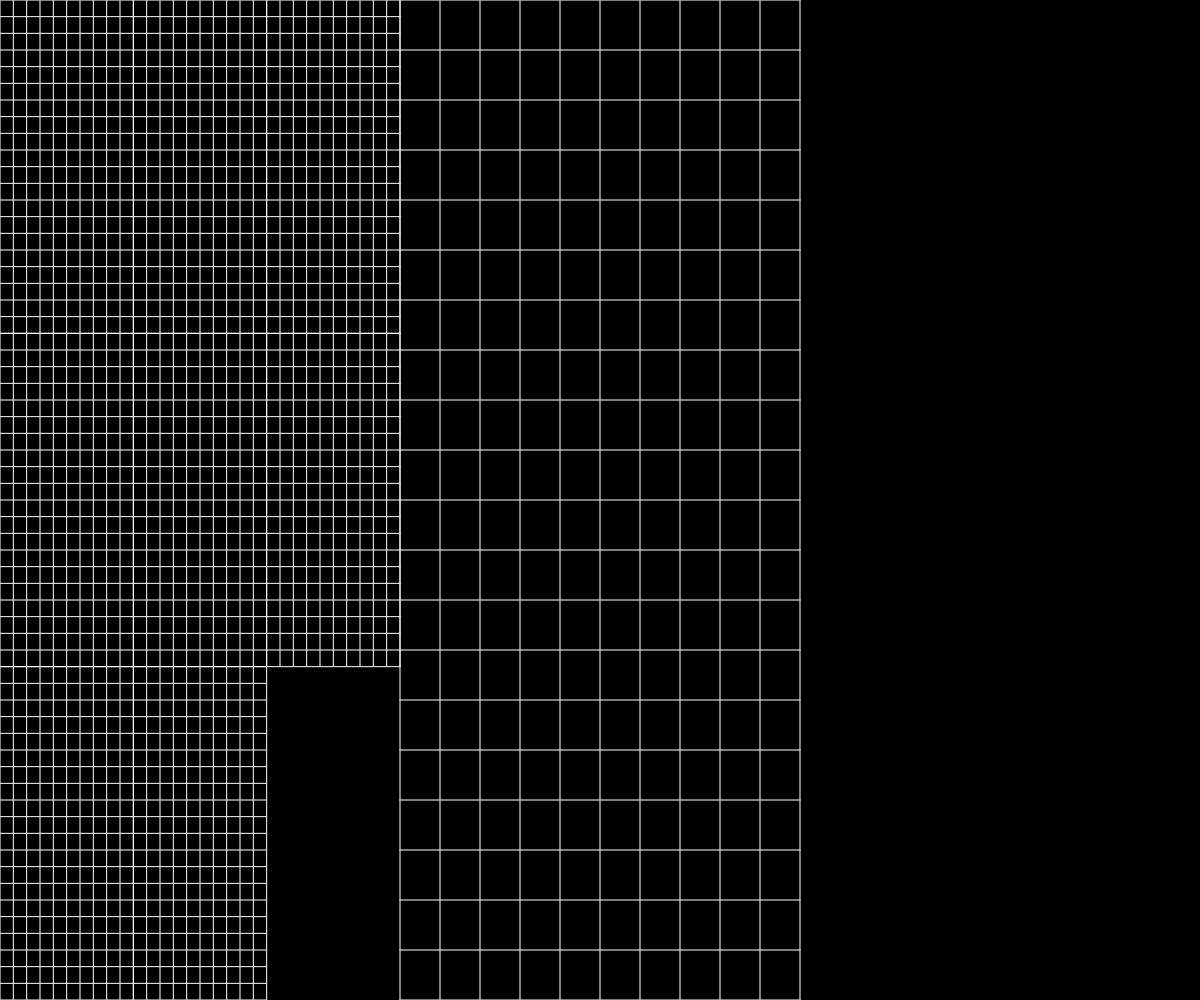
Frame 1 (no input)
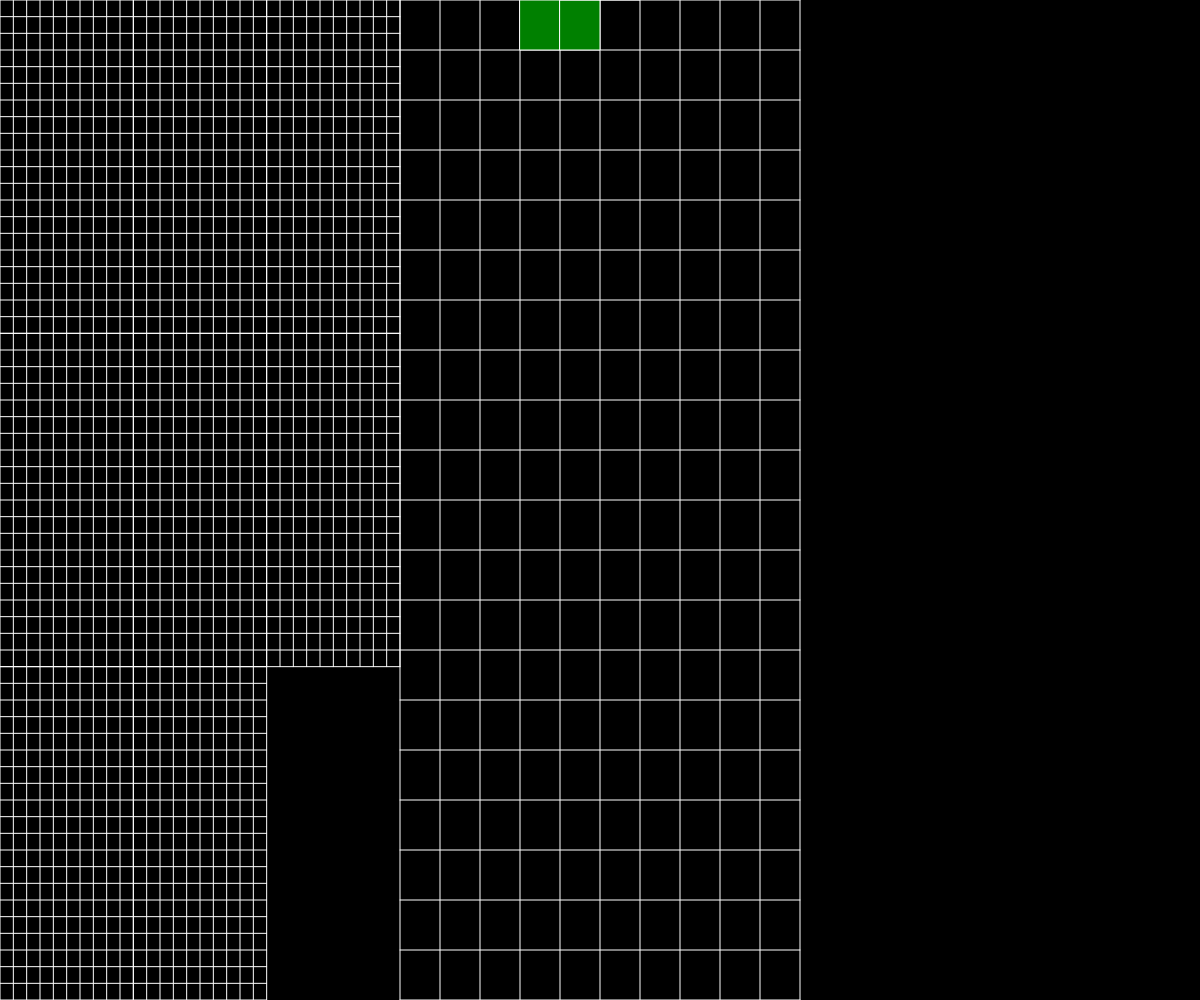
Frame 60 (no input)
Frame 120 (the mouse pressed at the canvas centre since frame 60): identical to frame 60, image omitted

The p5.js sketch that drew these frames (run headless with seeded random() and noise() and a simulated clock; from frame 60 on, the mouse is pressed at the canvas centre):

// p5.js sketch
// ── sketch.js
let columnLines = 10;
let rowLines = 20;
let tetrisBoards = new Map();
let games = 9; // Does NOT work with 2 or less.
let bag = [];
let activeTetromino = {color: NaN,
  isActive: false,
  column1: NaN,
  row1: NaN,
  column2: NaN,
  row2: NaN,
  column3: NaN,
  row3: NaN,
  column4: NaN,
  row4: NaN};
for (let board = 0; board < games; board++) {
  let boardMap = new Map();
  boardMap.set("minos", []);
  tetrisBoards.set(`tetrisGame${board}`, boardMap);
}


function setup() {
  createCanvas(windowWidth, windowHeight);
  for(let coordinatePair of [["x1", width/3], ["y1", 0], ["x2", width/3 * 2], ["y2", height]]) {
    tetrisBoards.get("tetrisGame0").set(coordinatePair[0], coordinatePair[1]);
  }
  let currentGame = 1;
  for(let currentGameRow = 0; currentGameRow < Math.ceil(Math.sqrt(games - 1)) && currentGame !== games; currentGameRow++) {
    for(let currentGameColumn = 0; currentGameColumn < Math.ceil(Math.sqrt(games - 1)) && currentGame !== games; currentGameColumn++) {
      for(let keyValuePair of [["x1", currentGameColumn * width/(3 * Math.ceil(Math.sqrt(games - 1)))],
        ["y1", currentGameRow * height/Math.ceil(Math.sqrt(games - 1))],
        ["x2", currentGameColumn * width/(3 * Math.ceil(Math.sqrt(games - 1))) + width/(3 * Math.ceil(Math.sqrt(games - 1)))],
        ["y2", currentGameRow * height/Math.ceil(Math.sqrt(games - 1)) + height/Math.ceil(Math.sqrt(games - 1))]]) {
        tetrisBoards.get(`tetrisGame${currentGame}`).set(keyValuePair[0], keyValuePair[1]);
      }
      currentGame++;
    }
  }
  fillBag();
}

function draw() {
  background("black");
  for(let gameNumber = 0; gameNumber < games; gameNumber++) {
    drawGrid(tetrisBoards.get(`tetrisGame${gameNumber}`));
  }
  
  drawMinos();
  moveActiveTetromino();
}

function windowResized() {
  resizeCanvas(windowWidth, windowHeight);
  for(let coordinatePair of [["x1", width/3], ["y1", 0], ["x2", width/3 * 2], ["y2", height]]) {
    tetrisBoards.get("tetrisGame0").set(coordinatePair[0], coordinatePair[1]);
  }
  let currentGame = 1;
  for(let currentGameRow = 0; currentGameRow < Math.ceil(Math.sqrt(games - 1)) && currentGame !== games; currentGameRow++) {
    for(let currentGameColumn = 0; currentGameColumn < Math.ceil(Math.sqrt(games - 1)) && currentGame !== games; currentGameColumn++) {
      for(let coordinatePair of [["x1", currentGameColumn * width/(3 * Math.ceil(Math.sqrt(games - 1)))], ["y1", currentGameRow * height/Math.ceil(Math.sqrt(games - 1))], ["x2", currentGameColumn * width/(3 * Math.ceil(Math.sqrt(games - 1))) + width/(3 * Math.ceil(Math.sqrt(games - 1)))], ["y2", currentGameRow * height/Math.ceil(Math.sqrt(games - 1)) + height/Math.ceil(Math.sqrt(games - 1))]]) {
        tetrisBoards.get(`tetrisGame${currentGame}`).set(coordinatePair[0], coordinatePair[1]);
      }
      currentGame++;
    }
  }
}

function drawGrid(currentTetrisGame) {
  stroke("white");
  for(let currentColumn = 0; currentColumn < columnLines + 1; currentColumn++) {
    line((currentTetrisGame.get("x2") - currentTetrisGame.get("x1"))/columnLines * currentColumn + currentTetrisGame.get("x1"), currentTetrisGame.get("y1"), (currentTetrisGame.get("x2") - currentTetrisGame.get("x1"))/columnLines * currentColumn + currentTetrisGame.get("x1"), currentTetrisGame.get("y2"));
  }
  for(let currentRow = 0; currentRow < rowLines + 1; currentRow++) {
    line(currentTetrisGame.get("x1"),(currentTetrisGame.get("y2") - currentTetrisGame.get("y1"))/rowLines * currentRow + currentTetrisGame.get("y1"), currentTetrisGame.get("x2"), (currentTetrisGame.get("y2") - currentTetrisGame.get("y1"))/rowLines * currentRow + currentTetrisGame.get("y1"));
  }
}

function drawMinos() {
  for (let [gameName, gameOfTetris] of tetrisBoards) {
    for(let currentMino of gameOfTetris.get("minos")) {
      fill(currentMino.color);
      rect(currentMino.column * (gameOfTetris.get("x2") - gameOfTetris.get("x1"))/columnLines + gameOfTetris.get("x1"),
        currentMino.row * (gameOfTetris.get("y2") - gameOfTetris.get("y1"))/rowLines + gameOfTetris.get("y1"), 
        (gameOfTetris.get("x2") - gameOfTetris.get("x1"))/columnLines,
        (gameOfTetris.get("y2") - gameOfTetris.get("y1"))/rowLines);
    }
  }
}

function swap() {
  let gameZero = tetrisBoards.get("tetrisGame0");
  let numberOfGame = 1;
  for (let [nameOfGame, tetrisInformation] of tetrisBoards) {
    if (nameOfGame !== "tetrisGame0") {
      tetrisBoards.set(`tetrisGame${numberOfGame - 1}`, tetrisInformation);
      numberOfGame++;
    }
  }
  tetrisBoards.set(`tetrisGame${numberOfGame - 1}`, gameZero);
  windowResized();
}

function fillBag() {
  let loops = 0;
  let availableChoices = [1, 2, 3, 4, 5, 6, 7, 8];

  while(loops < 8) {
    let choice = round(random(0.45, 8.43));
    if (availableChoices.includes(choice)) {
      bag.push(choice);
      availableChoices.splice(availableChoices.indexOf(choice), 1);
      loops++;
    }
  }
}

function moveActiveTetromino() {
  if (activeTetromino.isActive) {
    fill(activeTetromino.color);
    for (let columnRow of [[activeTetromino.column1, activeTetromino.row1], [activeTetromino.column2, activeTetromino.row2], [activeTetromino.column3, activeTetromino.row3], [activeTetromino.column4, activeTetromino.row4]]) {
      rect(columnRow[0] * (tetrisBoards.get("tetrisGame0").get("x2") - tetrisBoards.get("tetrisGame0").get("x1"))/columnLines + tetrisBoards.get("tetrisGame0").get("x1"),
        columnRow[1] * (tetrisBoards.get("tetrisGame0").get("y2") - tetrisBoards.get("tetrisGame0").get("y1"))/rowLines + tetrisBoards.get("tetrisGame0").get("y1"), 
        (tetrisBoards.get("tetrisGame0").get("x2") - tetrisBoards.get("tetrisGame0").get("x1"))/columnLines,
        (tetrisBoards.get("tetrisGame0").get("y2") - tetrisBoards.get("tetrisGame0").get("y1"))/rowLines);
    }
  }
  else {
    if (bag[0] === 1) { //SWAP
      swap();
    }
    else if (bag[0] === 2) { //I
      activeTetromino = {color: "cyan",
        isActive: true, 
        column1: Math.floor(columnLines/2) - 2,
        row1: -1,
        column2: Math.floor(columnLines/2) - 1,
        row2: -1,
        column3: Math.floor(columnLines/2),
        row3: -1,
        column4: Math.floor(columnLines/2) + 1,
        row4: -1
      };
    }
    else if (bag[0] === 3) { //J
      activeTetromino = {color: "blue",
        isActive: true,
        column1: Math.floor(columnLines/2) - 2,
        row1: -1,
        column2: Math.floor(columnLines/2) - 2,
        row2: 0,
        column3: Math.floor(columnLines/2) - 1,
        row3: 0,
        column4: Math.floor(columnLines/2),
        row4: 0
      };
    }
    else if (bag[0] === 4) { //L
      activeTetromino = {color: "orange",
        isActive: true,
        column1: Math.floor(columnLines/2) - 2,
        row1: 0,
        column2: Math.floor(columnLines/2) - 1,
        row2: 0,
        column3: Math.floor(columnLines/2),
        row3: 0,
        column4: Math.floor(columnLines/2),
        row4: -1
      };
    }
    else if (bag[0] === 5) { //O
      activeTetromino = {color: "yellow",
        isActive: true,
        column1: Math.floor(columnLines/2) - 1,
        row1: -1,
        column2: Math.floor(columnLines/2) - 1,
        row2: 0,
        column3: Math.floor(columnLines/2),
        row3: -1,
        column4: Math.floor(columnLines/2),
        row4: 0
      };
    }
    else if (bag[0] === 6) { //S
      activeTetromino = {color: "green",
        isActive: true,
        column1: Math.floor(columnLines/2) - 2,
        row1: 0,
        column2: Math.floor(columnLines/2) - 1,
        row2: 0,
        column3: Math.floor(columnLines/2) - 1,
        row3: -1,
        column4: Math.floor(columnLines/2),
        row4: -1
      };
    }
    else if (bag[0] === 7) { //Z
      activeTetromino = {color: "red",
        isActive: true,
        column1: Math.floor(columnLines/2) - 2,
        row1: -1,
        column2: Math.floor(columnLines/2) - 1,
        row2: -1,
        column3: Math.floor(columnLines/2) - 1,
        row3: 0,
        column4: Math.floor(columnLines/2),
        row4: 0
      };
    }
    else { //T
      activeTetromino = {color: "purple",
        isActive: true,
        column1: Math.floor(columnLines/2) - 2,
        row1: 0,
        column2: Math.floor(columnLines/2) - 1,
        row2: -1,
        column3: Math.floor(columnLines/2) - 1,
        row3: 0,
        column4: Math.floor(columnLines/2),
        row4: 0
      };
    }
    bag.shift();
  }
  if (bag.length < 7) {
    fillBag();
  }
}
